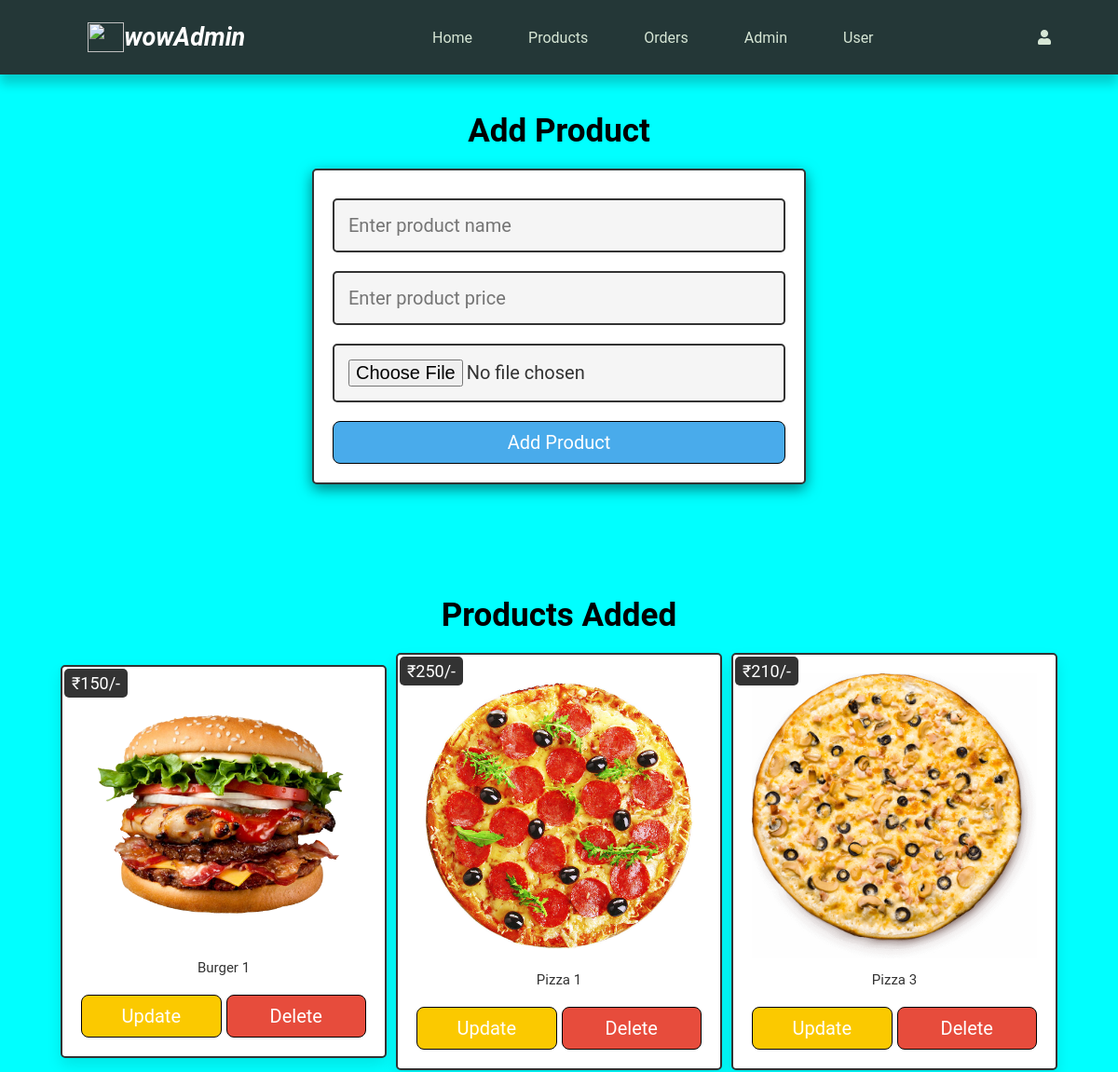
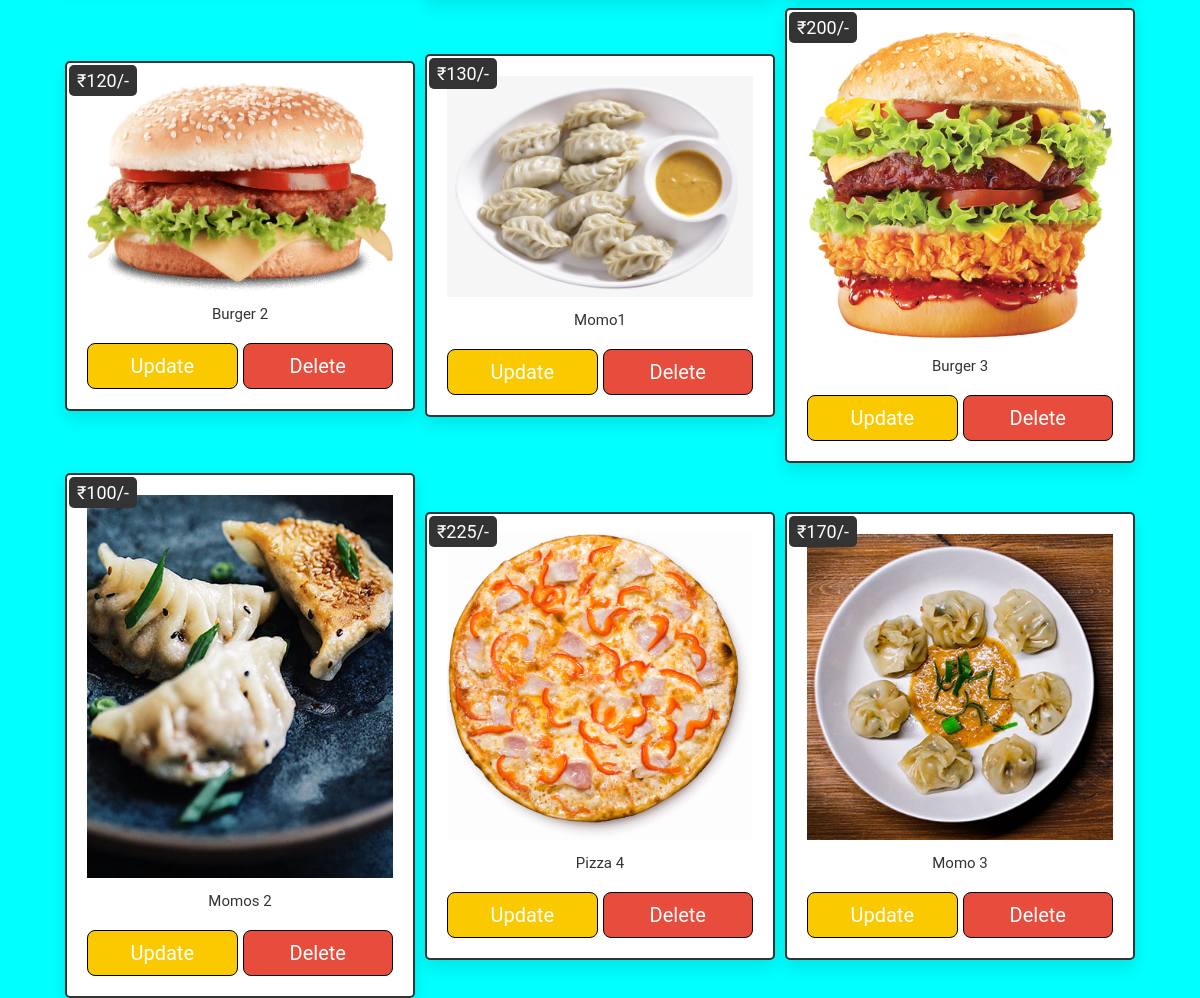
The app's page /project/admin/admin_product.php (signed in) with its own data (2 pictures, top to bottom).
### tables this page shows
CREATE TABLE `products` (
  `id` int(100) NOT NULL,
  `name` varchar(100) NOT NULL,
  `price` int(10) NOT NULL,
  `image` varchar(100) NOT NULL
);

### project/admin/admin_product.php (the view, shortened to what this page needs)
<?php
include('../config.php');
?>
<!DOCTYPE html>
<html lang="en">
<head>
<link rel="stylesheet" href="../css/admin.css">
   <link rel="stylesheet" href="https://pro.fontawesome.com/releases/v5.10.0/css/all.css">
<body>
    <?php
    include('../partials/admin_header.php');
    ?>
<section class="add-products">
   <h1 class="heading">add product</h1>
   <form action="" method="post" enctype="multipart/form-data">
      <input type="text" class="box" required maxlength="100" placeholder="Enter product name" name="name">
      <input type="number" min="0" class="box" required max="9999999999" placeholder="Enter product price" onkeypress="if(this.value.length == 10) return false;" name="price">
      <input type="file" name="image" accept="image/jpg, image/jpeg, image/png" class="box" required>
      <input type="submit" value="add product" class="btn" name="add_product">
   </form>
</section>
<section class="show-products">
   <h1 class="heading">products added</h1>
   <div class="box-container">
   <?php
      $select_products = $conn->prepare("SELECT * FROM `products`");
      $select_products->execute();
      if($select_products->rowCount() > 0){
         while($fetch_products = $select_products->fetch(PDO::FETCH_ASSOC)){
   ?>
   <div class="box">
      <div class="price">₹<span><?= $fetch_products['price']; ?></span>/-</div>
      <img src="../uploaded_img/<?= $fetch_products['image']; ?>" alt="">
      <div class="name"><?= $fetch_products['name']; ?></div>
      <div class="flex-btn">
         <a href="admin_product_update.php?update=<?= $fetch_products['id']; ?>" class="option-btn">update</a>
         <a href="admin_product.php?delete=<?= $fetch_products['id']; ?>" class="delete-btn" onclick="return confirm('delete this product?');">delete</a>
      </div>
   </div>
   <?php
         }
      }else{
         echo '<p class="box">no products added yet!</p>';
      }
   ?>
   </div>
</section>
</body>
</html>

### project/css/admin.css (style rules this page uses)
* { box-sizing: border-box; margin: 0; padding: 0; font-family: 'Roboto', sans-serif; }
html { scroll-behavior: smooth; }
:root { --text: rgb(214, 230, 213); --texthover: rgb(228, 203, 156); --box-shadow:0 .5rem 1rem rgba(0,0,0,.1); }
body { background-color: cyan; }
.flex-btn { display: flex; gap: 5px; }
.heading { text-align: center; margin: 20px 0; font-size: 35px; text-transform: capitalize; }
.delete-btn, .option-btn, .btn { display: inline-block; width: 100%; margin-top: 10px; border-radius: .5rem; padding:10px 25px; border: 1.5px solid black; font-size: 20px; cursor: pointer; text-decoration: none; color: white; text-transform: capitalize; text-align: center; transition: 0.2s all ease; }
.btn { background-color: #49abeb; }
.delete-btn { margin-top: 10px; background-color: #e74c3c; }
.option-btn { background-color: #fbc900; }
.add-products { padding: 100px; }
.add-products form { width: 530px; max-width: 1200px; margin:0 auto; background-color: #fff; border-radius: 5px; box-shadow: 0 5px 15px rgb(0 0 0 / 50%);; padding: 20px; border:2px solid #333; padding-top: 20px; }
.add-products form .box { width: 100%; padding:15px; font-size: 20px; color:#333; border-radius: 5px; border:2px solid #333; background-color: #f5f5f5; margin: 10px 0; }
.show-products .box-container { display: flex; justify-content: center; align-items: center; flex-wrap: wrap; gap: 10px; }
.show-products .box-container .box { padding:20px; text-transform: capitalize; width: 350px; text-align: center; border-radius: 5px; border:2px solid #333; background-color: #fff; box-shadow: var(--box-shadow); position: relative; }
.show-products .box-container .box img { width: 100%; }
.show-products .box-container .box .price { position: absolute; top:2px; left:2px; border-radius: 5px; background-color: #333; color:#fff; padding:5px 8px; font-size: 18px; }
.show-products .box-container .box .name { margin:10px 0; font-size: 15px; color:#333; }

### records on screen
products: price "150", image (picture), name "Burger 1"
products: price "250", image (picture), name "Pizza 1"
products: price "210", image (picture), name "Pizza 3"
products: price "120", image (picture), name "Burger 2"
products: price "130", image (picture), name "Momo1"
products: price "200", image (picture), name "Burger 3"
products: price "100", image (picture), name "Momos 2"
products: price "225", image (picture), name "Pizza 4"
products: price "170", image (picture), name "Momo 3"
